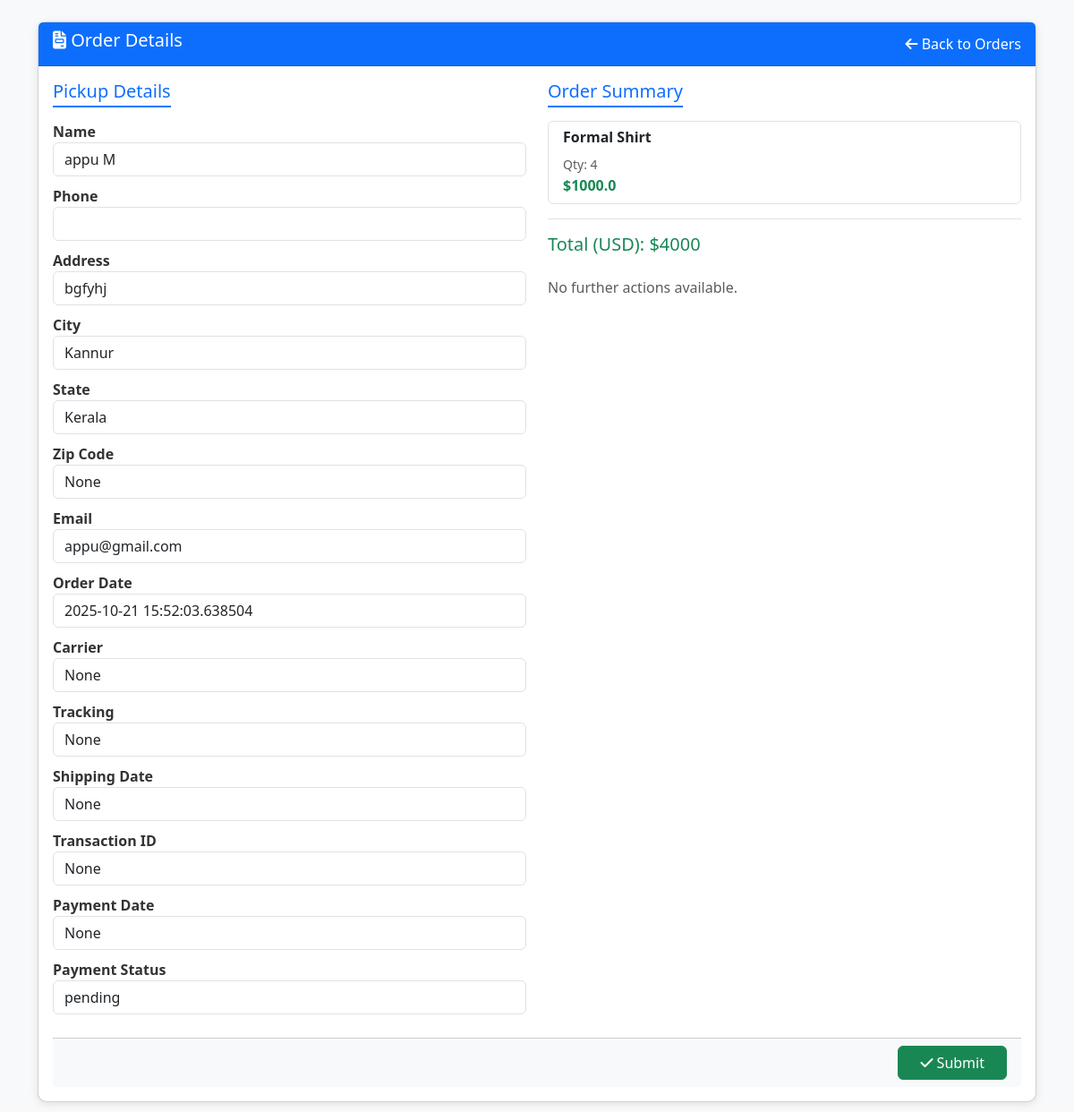
Screenshot of /deatilesshow/1 with the database file from the repository.
### user/models.py (models this page shows)
class ordertb(models.Model):
    name=models.CharField(max_length=20)
    phone=models.CharField(max_length=10,blank=True,null=True)
    address=models.TextField()
    city=models.CharField(max_length=20)
    state=models.CharField(max_length=20)
    zipcode=models.IntegerField(blank=True,null=True)
    email=models.EmailField()
    orderdate=models.CharField(max_length=20)
    carrier=models.CharField(max_length=20,blank=True,null=True)
    tracking=models.CharField(max_length=20,blank=True,null=True)
    shippingdate=models.CharField(max_length=18,blank=True,null=True)
    transactionid=models.CharField(max_length=20,blank=True,null=True)
    paymentdate=models.CharField(max_length=18,blank=True,null=True)
    paymentstatus=models.CharField(max_length=20,default="pending")
    orderstatus=models.CharField(max_length=18,default="pending")
    ordertotal=models.IntegerField()
    customerid=models.ForeignKey(User,on_delete=models.CASCADE)

class orderitems(models.Model):
    order=models.ForeignKey(ordertb,on_delete=models.CASCADE)
    productid=models.ForeignKey(product,on_delete=models.CASCADE)
    total=models.IntegerField()
    count=models.IntegerField()

### manager/models.py (models this page shows, shortened)
class product(models.Model):
    name=models.CharField(max_length=20)
    size=models.CharField(max_length=20)
    fabric=models.CharField(max_length=20)
    description=models.TextField()
    listprice=models.FloatField()
    price=models.FloatField()
    price50=models.FloatField()
    price100=models.FloatField()
    categoryid=models.ForeignKey(category,on_delete=models.CASCADE)
    image=models.FileField(upload_to='media')

### manager/views.py (the view)
# urls.py: path('deatilesshow/<int:id>',views.deatilesshow,name='deatilesshow')
def deatilesshow(request,id):
    m=ordertb.objects.filter(id=id)
    n=orderitems.objects.filter(order_id=id)
    p={'m':m,'n':n}
    return render(request,'admin/showdetails.html',p)

### template/admin/showdetails.html (shortened to what this page needs)
{% load static %}
<!DOCTYPE html>
<html lang="en">
<head>
    <link href="https://cdn.jsdelivr.net/npm/bootstrap@5.3.3/dist/css/bootstrap.min.css" rel="stylesheet">
    <link href="https://cdnjs.cloudflare.com/ajax/libs/font-awesome/6.4.2/css/all.min.css" rel="stylesheet">
</head>
<body>
<div class="container my-4">
    <div class="card">
        <div class="card-header bg-primary text-white d-flex justify-content-between align-items-center">
            <h5><i class="fa-solid fa-file-invoice"></i> Order Details</h5>
            <a href="{% url 'adminview' %}" class="text-white back-link">
                <i class="fa-solid fa-arrow-left"></i> Back to Orders
            </a>
        </div>
        <div class="card-body">
            {% for i in m %}
            <form action="!#" method="post">
                <div class="row">
                    <div class="col-md-6">
                        <h5 class="text-primary section-title">Pickup Details</h5>
                        <div class="mb-2">
                            <label>Name</label>
                            <input type="text" class="form-control" value="{{ i.name }}" name="name">
                        </div>
                        <div class="mb-2">
                            <label>Phone</label>
                            <input type="text" class="form-control" value="{{ i.phone }}" name="phone">
                        </div>
                        <div class="mb-2">
                            <label>Address</label>
                            <input type="text" class="form-control" value="{{ i.address }}" name="address">
                        </div>
                        <div class="mb-2">
                            <label>City</label>
                            <input type="text" class="form-control" value="{{ i.city }}" name="city">
                        </div>
                        <div class="mb-2">
                            <label>State</label>
                            <input type="text" class="form-control" value="{{ i.state }}" name="state">
                        </div>
                        <div class="mb-2">
                            <label>Zip Code</label>
                            <input type="text" class="form-control" value="{{ i.zipcode }}" name="zipcode">
                        </div>
                        <div class="mb-2">
                            <label>Email</label>
                            <input type="text" class="form-control" value="{{ i.email }}" name="email">
                        </div>
                        <div class="mb-2">
                            <label>Order Date</label>
                            <input type="text" class="form-control" value="{{ i.orderdate }}" name="orderdate">
                        </div>
                        <div class="mb-2">
                            <label>Carrier</label>
                            <input type="text" class="form-control" value="{{ i.carrier }}" name="carrier">
                        </div>
                        <div class="mb-2">
                            <label>Tracking</label>
                            <input type="text" class="form-control" value="{{ i.tracking }}" name="tracking">
                        </div>
                        <div class="mb-2">
                            <label>Shipping Date</label>
                            <input type="text" class="form-control" value="{{ i.shippingdate }}" name="shippingdate">
                        </div>
                        <div class="mb-2">
                            <label>Transaction ID</label>
                            <input type="text" class="form-control" value="{{ i.transactionid }}" name="transactionid">
                        </div>
                        <div class="mb-2">
                            <label>Payment Date</label>
                            <input type="text" class="form-control" value="{{ i.paymentdate }}" name="paymentdate">
                        </div>
                        <div class="mb-2">
                            <label>Payment Status</label>
                            <input type="text" class="form-control" value="{{ i.paymentstatus }}" name="paymentstatus">
                        </div>
                    </div>
                    <div class="col-md-6">
                        <h5 class="text-primary section-title">Order Summary</h5>
                        <div class="list-group mb-3">
                            {% for k in n %}
                            <div class="list-group-item">
                                <h6 class="fw-bold">{{ k.productid.name }}</h6>
                                <small class="text-muted">Qty: {{ k.count }}</small><br>
                                <span class="text-success fw-bold">${{ k.productid.price }}</span>
                            </div>
                            {% endfor %}
                        </div>
                        <div class="border-top pt-3">
                            {% for k in n %}
                            <h5 class="text-success">Total (USD): ${{ k.order.ordertotal }}</h5>
                            {% endfor %}
                        </div>
                        <div class="mt-4">
                            {% if i.paymentstatus == "paid" and i.orderstatus == "pending" %}
                                <a href="!#" class="btn btn-dark w-100">
                                    <i class="fa-solid fa-gear"></i> Start Processing
                                </a>
                            {% else %}
                                <p class="text-muted">No further actions available.</p>
                            {% endif %}
                        </div>
                    </div>
                </div>
                <div class="card-footer bg-light text-end mt-3">
                    <button type="submit" class="btn btn-success px-4">
                        <i class="fa-solid fa-check"></i> Submit
                    </button>
                </div>
            </form>
            {% endfor %}
        </div>
    </div>
</div>
</body>
</html>

### template/admin/showdetails.html (style rules this page uses)
body { background-color: #f8f9fa; }
.card { box-shadow: 0 2px 10px rgba(0,0,0,0.1); border-radius: 10px; }
.section-title { border-bottom: 2px solid #007bff; display: inline-block; padding-bottom: 4px; margin-bottom: 15px; }
label { font-weight: 600; color: #333; }
input.form-control { margin-bottom: 10px; }
.back-link { text-decoration: none; }

### rows the page displays
ordertb: name "appu M", address "bgfyhj", city "Kannur", state "Kerala", zipcode "None", email "appu@gmail.com", orderdate "2025-10-21 15:52:03.638504", carrier "None", tracking "None", shippingdate "None", transactionid "None", paymentdate "None", paymentstatus "pending", orderstatus "No further actions available."
orderitems: productid.name "Formal Shirt", count "4", productid.price "1000.0", order.ordertotal "4000"
